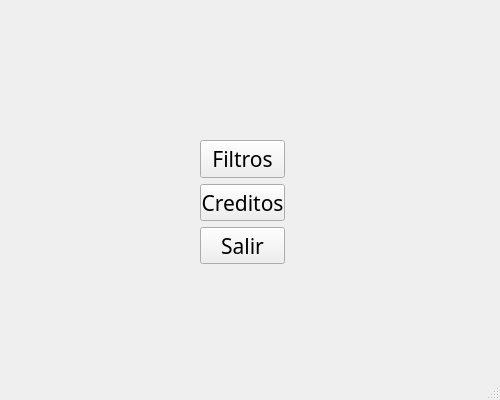
<?xml version="1.0" encoding="UTF-8"?>
<ui version="4.0">
 <class>MainWindow</class>
 <widget class="QMainWindow" name="MainWindow">
  <property name="geometry">
   <rect>
    <x>0</x>
    <y>0</y>
    <width>500</width>
    <height>400</height>
   </rect>
  </property>
  <property name="minimumSize">
   <size>
    <width>500</width>
    <height>400</height>
   </size>
  </property>
  <property name="maximumSize">
   <size>
    <width>500</width>
    <height>400</height>
   </size>
  </property>
  <property name="windowTitle">
   <string>Menu</string>
  </property>
  <widget class="QWidget" name="centralwidget">
   <widget class="QLabel" name="imagen_menu">
    <property name="geometry">
     <rect>
      <x>0</x>
      <y>0</y>
      <width>500</width>
      <height>400</height>
     </rect>
    </property>
    <property name="minimumSize">
     <size>
      <width>500</width>
      <height>400</height>
     </size>
    </property>
    <property name="maximumSize">
     <size>
      <width>500</width>
      <height>400</height>
     </size>
    </property>
    <property name="font">
     <font>
      <family>Bradley Hand ITC</family>
      <pointsize>48</pointsize>
     </font>
    </property>
    <property name="text">
     <string/>
    </property>
   </widget>
   <widget class="QWidget" name="layoutWidget">
    <property name="geometry">
     <rect>
      <x>200</x>
      <y>140</y>
      <width>85</width>
      <height>124</height>
     </rect>
    </property>
    <layout class="QVBoxLayout" name="verticalLayout">
     <item>
      <widget class="QPushButton" name="filtros">
       <property name="font">
        <font>
         <family>Bahnschrift Condensed</family>
         <pointsize>16</pointsize>
        </font>
       </property>
       <property name="text">
        <string>Filtros</string>
       </property>
      </widget>
     </item>
     <item>
      <widget class="QPushButton" name="creditos">
       <property name="font">
        <font>
         <family>Bahnschrift Condensed</family>
         <pointsize>16</pointsize>
        </font>
       </property>
       <property name="text">
        <string>Creditos</string>
       </property>
      </widget>
     </item>
     <item>
      <widget class="QPushButton" name="salir">
       <property name="font">
        <font>
         <family>Bahnschrift Condensed</family>
         <pointsize>16</pointsize>
        </font>
       </property>
       <property name="text">
        <string>Salir</string>
       </property>
      </widget>
     </item>
    </layout>
   </widget>
   <zorder>imagen_menu</zorder>
   <zorder>creditos</zorder>
   <zorder>filtros</zorder>
   <zorder>layoutWidget</zorder>
  </widget>
  <widget class="QMenuBar" name="menubar">
   <property name="geometry">
    <rect>
     <x>0</x>
     <y>0</y>
     <width>500</width>
     <height>25</height>
    </rect>
   </property>
  </widget>
  <widget class="QStatusBar" name="statusbar"/>
 </widget>
 <resources/>
 <connections/>
</ui>
